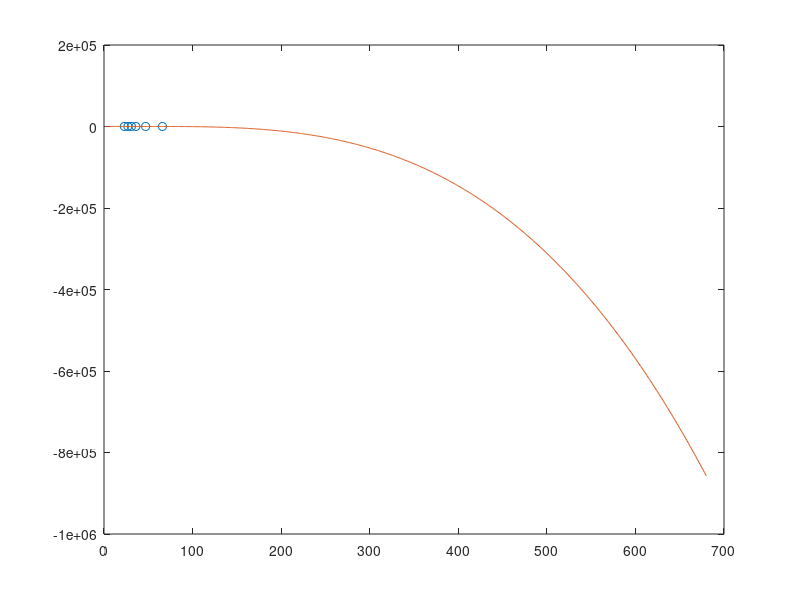

Recreate this plot in MATLAB.
clc;
close all;
clear all;

%% the location of pixels of head which manually count from  edge_detector
A = [284 , 295, 303, 306, 310, 311]
B = [350, 342, 339, 337, 337, 334]
C = B-A

%% the inches from the camera to the people
SS = [60,80,100,120,140,160]

%% match the curve using spline fit
xx = 1:680;
yy = spline(C,SS,xx);
figure, plot(C,SS,'o',xx,yy)

%% remove the unreasonable points
for xx=1:680
    result(xx) = yy(xx);
    if yy(xx) <=0
        result(xx) = 0;
    end
end
save ('distance_pixel.mat','result')

